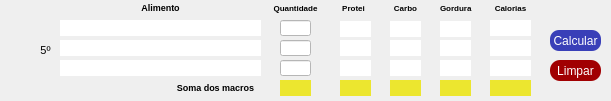
     <widget class="QWidget" name="widget_3" native="true">
      <property name="geometry">
       <rect>
        <x>-30</x>
        <y>660</y>
        <width>611</width>
        <height>101</height>
       </rect>
      </property>
      <widget class="QLabel" name="alimento_ref_15">
       <property name="geometry">
        <rect>
         <x>60</x>
         <y>20</y>
         <width>201</width>
         <height>16</height>
        </rect>
       </property>
       <property name="styleSheet">
        <string notr="true">background-color: rgb(255, 255, 255);</string>
       </property>
       <property name="text">
        <string/>
       </property>
       <property name="alignment">
        <set>Qt::AlignCenter</set>
       </property>
      </widget>
      <widget class="QLabel" name="kcal_ref_15">
       <property name="geometry">
        <rect>
         <x>490</x>
         <y>40</y>
         <width>41</width>
         <height>16</height>
        </rect>
       </property>
       <property name="font">
        <font>
         <pointsize>8</pointsize>
         <weight>50</weight>
         <bold>false</bold>
        </font>
       </property>
       <property name="styleSheet">
        <string notr="true">background-color: rgb(255, 255, 255);</string>
       </property>
       <property name="text">
        <string/>
       </property>
       <property name="alignment">
        <set>Qt::AlignCenter</set>
       </property>
      </widget>
      <widget class="QLabel" name="soma_quantidade_5">
       <property name="geometry">
        <rect>
         <x>280</x>
         <y>80</y>
         <width>31</width>
         <height>16</height>
        </rect>
       </property>
       <property name="styleSheet">
        <string notr="true">background-color: rgb(236, 230, 47);
</string>
       </property>
       <property name="text">
        <string/>
       </property>
       <property name="alignment">
        <set>Qt::AlignCenter</set>
       </property>
      </widget>
      <widget class="QLabel" name="gord_ref_15">
       <property name="geometry">
        <rect>
         <x>440</x>
         <y>60</y>
         <width>31</width>
         <height>16</height>
        </rect>
       </property>
       <property name="styleSheet">
        <string notr="true">background-color: rgb(255, 255, 255);</string>
       </property>
       <property name="text">
        <string/>
       </property>
       <property name="alignment">
        <set>Qt::AlignCenter</set>
       </property>
      </widget>
      <widget class="QLabel" name="soma_prot_5">
       <property name="geometry">
        <rect>
         <x>340</x>
         <y>80</y>
         <width>31</width>
         <height>16</height>
        </rect>
       </property>
       <property name="styleSheet">
        <string notr="true">background-color: rgb(236, 230, 47);
</string>
       </property>
       <property name="text">
        <string/>
       </property>
       <property name="alignment">
        <set>Qt::AlignCenter</set>
       </property>
      </widget>
      <widget class="QLabel" name="label_8">
       <property name="geometry">
        <rect>
         <x>30</x>
         <y>30</y>
         <width>31</width>
         <height>41</height>
        </rect>
       </property>
       <property name="font">
        <font>
         <pointsize>8</pointsize>
         <weight>50</weight>
         <bold>false</bold>
        </font>
       </property>
       <property name="text">
        <string>&lt;html&gt;&lt;head/&gt;&lt;body&gt;&lt;p&gt;5º&lt;/p&gt;&lt;/body&gt;&lt;/html&gt;</string>
       </property>
       <property name="alignment">
        <set>Qt::AlignCenter</set>
       </property>
      </widget>
      <widget class="QLineEdit" name="quanti_ref_14">
       <property name="geometry">
        <rect>
         <x>280</x>
         <y>20</y>
         <width>31</width>
         <height>16</height>
        </rect>
       </property>
       <property name="styleSheet">
        <string notr="true">background-color: rgb(255, 255, 255);</string>
       </property>
       <property name="text">
        <string/>
       </property>
       <property name="alignment">
        <set>Qt::AlignCenter</set>
       </property>
      </widget>
      <widget class="QLabel" name="gord_ref_14">
       <property name="geometry">
        <rect>
         <x>440</x>
         <y>40</y>
         <width>31</width>
         <height>16</height>
        </rect>
       </property>
       <property name="styleSheet">
        <string notr="true">background-color: rgb(255, 255, 255);</string>
       </property>
       <property name="text">
        <string/>
       </property>
       <property name="alignment">
        <set>Qt::AlignCenter</set>
       </property>
      </widget>
      <widget class="QLabel" name="label_76">
       <property name="geometry">
        <rect>
         <x>170</x>
         <y>80</y>
         <width>91</width>
         <height>16</height>
        </rect>
       </property>
       <property name="font">
        <font>
         <pointsize>6</pointsize>
        </font>
       </property>
       <property name="text">
        <string>&lt;html&gt;&lt;head/&gt;&lt;body&gt;&lt;p&gt;&lt;span style=&quot; font-size:7pt; font-weight:600;&quot;&gt;Soma dos macros&lt;/span&gt;&lt;/p&gt;&lt;/body&gt;&lt;/html&gt;</string>
       </property>
       <property name="alignment">
        <set>Qt::AlignCenter</set>
       </property>
      </widget>
      <widget class="QLabel" name="kcal_ref_13">
       <property name="geometry">
        <rect>
         <x>490</x>
         <y>60</y>
         <width>41</width>
         <height>16</height>
        </rect>
       </property>
       <property name="font">
        <font>
         <pointsize>8</pointsize>
         <weight>50</weight>
         <bold>false</bold>
        </font>
       </property>
       <property name="styleSheet">
        <string notr="true">background-color: rgb(255, 255, 255);</string>
       </property>
       <property name="text">
        <string/>
       </property>
       <property name="alignment">
        <set>Qt::AlignCenter</set>
       </property>
      </widget>
      <widget class="QLineEdit" name="quanti_ref_13">
       <property name="geometry">
        <rect>
         <x>280</x>
         <y>60</y>
         <width>31</width>
         <height>16</height>
        </rect>
       </property>
       <property name="styleSheet">
        <string notr="true">background-color: rgb(255, 255, 255);</string>
       </property>
       <property name="alignment">
        <set>Qt::AlignCenter</set>
       </property>
      </widget>
      <widget class="QLabel" name="alimento_ref_13">
       <property name="geometry">
        <rect>
         <x>60</x>
         <y>60</y>
         <width>201</width>
         <height>16</height>
        </rect>
       </property>
       <property name="styleSheet">
        <string notr="true">background-color: rgb(255, 255, 255);</string>
       </property>
       <property name="text">
        <string/>
       </property>
       <property name="alignment">
        <set>Qt::AlignCenter</set>
       </property>
      </widget>
      <widget class="QLabel" name="label_75">
       <property name="geometry">
        <rect>
         <x>330</x>
         <y>0</y>
         <width>47</width>
         <height>16</height>
        </rect>
       </property>
       <property name="text">
        <string>&lt;html&gt;&lt;head/&gt;&lt;body&gt;&lt;p&gt;&lt;span style=&quot; font-size:6pt; font-weight:600;&quot;&gt;Protei&lt;/span&gt;&lt;/p&gt;&lt;/body&gt;&lt;/html&gt;</string>
       </property>
       <property name="alignment">
        <set>Qt::AlignCenter</set>
       </property>
      </widget>
      <widget class="QLabel" name="label_78">
       <property name="geometry">
        <rect>
         <x>260</x>
         <y>0</y>
         <width>71</width>
         <height>16</height>
        </rect>
       </property>
       <property name="text">
        <string>&lt;html&gt;&lt;head/&gt;&lt;body&gt;&lt;p&gt;&lt;span style=&quot; font-size:6pt; font-weight:600;&quot;&gt;Quantidade&lt;/span&gt;&lt;/p&gt;&lt;/body&gt;&lt;/html&gt;</string>
       </property>
       <property name="alignment">
        <set>Qt::AlignCenter</set>
       </property>
      </widget>
      <widget class="QLabel" name="alimento_ref_14">
       <property name="geometry">
        <rect>
         <x>60</x>
         <y>40</y>
         <width>201</width>
         <height>16</height>
        </rect>
       </property>
       <property name="styleSheet">
        <string notr="true">background-color: rgb(255, 255, 255);</string>
       </property>
       <property name="text">
        <string/>
       </property>
       <property name="alignment">
        <set>Qt::AlignCenter</set>
       </property>
      </widget>
      <widget class="QLineEdit" name="quanti_ref_15">
       <property name="geometry">
        <rect>
         <x>280</x>
         <y>40</y>
         <width>31</width>
         <height>16</height>
        </rect>
       </property>
       <property name="styleSheet">
        <string notr="true">background-color: rgb(255, 255, 255);</string>
       </property>
       <property name="alignment">
        <set>Qt::AlignCenter</set>
       </property>
      </widget>
      <widget class="QLabel" name="kcal_ref_14">
       <property name="geometry">
        <rect>
         <x>490</x>
         <y>20</y>
         <width>41</width>
         <height>16</height>
        </rect>
       </property>
       <property name="font">
        <font>
         <pointsize>8</pointsize>
         <weight>50</weight>
         <bold>false</bold>
        </font>
       </property>
       <property name="styleSheet">
        <string notr="true">background-color: rgb(255, 255, 255);</string>
       </property>
       <property name="text">
        <string/>
       </property>
       <property name="alignment">
        <set>Qt::AlignCenter</set>
       </property>
      </widget>
      <widget class="QLabel" name="carb_ref_13">
       <property name="geometry">
        <rect>
         <x>390</x>
         <y>40</y>
         <width>31</width>
         <height>16</height>
        </rect>
       </property>
       <property name="styleSheet">
        <string notr="true">background-color: rgb(255, 255, 255);</string>
       </property>
       <property name="text">
        <string/>
       </property>
       <property name="alignment">
        <set>Qt::AlignCenter</set>
       </property>
      </widget>
      <widget class="QLabel" name="prot_ref_14">
       <property name="geometry">
        <rect>
         <x>340</x>
         <y>40</y>
         <width>31</width>
         <height>16</height>
        </rect>
       </property>
       <property name="styleSheet">
        <string notr="true">background-color: rgb(255, 255, 255);</string>
       </property>
       <property name="text">
        <string/>
       </property>
       <property name="alignment">
        <set>Qt::AlignCenter</set>
       </property>
      </widget>
      <widget class="QLabel" name="gord_ref_13">
       <property name="geometry">
        <rect>
         <x>440</x>
         <y>21</y>
         <width>31</width>
         <height>16</height>
        </rect>
       </property>
       <property name="styleSheet">
        <string notr="true">background-color: rgb(255, 255, 255);</string>
       </property>
       <property name="text">
        <string/>
       </property>
       <property name="alignment">
        <set>Qt::AlignCenter</set>
       </property>
      </widget>
      <widget class="QLabel" name="total_calorico_4">
       <property name="geometry">
        <rect>
         <x>490</x>
         <y>80</y>
         <width>41</width>
         <height>16</height>
        </rect>
       </property>
       <property name="font">
        <font>
         <pointsize>8</pointsize>
         <weight>50</weight>
         <bold>false</bold>
        </font>
       </property>
       <property name="styleSheet">
        <string notr="true">background-color: rgb(236, 230, 47);
</string>
       </property>
       <property name="text">
        <string/>
       </property>
       <property name="alignment">
        <set>Qt::AlignCenter</set>
       </property>
      </widget>
      <widget class="QLabel" name="soma_gord_5">
       <property name="geometry">
        <rect>
         <x>440</x>
         <y>80</y>
         <width>31</width>
         <height>16</height>
        </rect>
       </property>
       <property name="styleSheet">
        <string notr="true">background-color: rgb(236, 230, 47);
</string>
       </property>
       <property name="text">
        <string/>
       </property>
       <property name="alignment">
        <set>Qt::AlignCenter</set>
       </property>
      </widget>
      <widget class="QLabel" name="label_24">
       <property name="geometry">
        <rect>
         <x>60</x>
         <y>0</y>
         <width>201</width>
         <height>16</height>
        </rect>
       </property>
       <property name="font">
        <font>
         <pointsize>6</pointsize>
        </font>
       </property>
       <property name="text">
        <string>&lt;html&gt;&lt;head/&gt;&lt;body&gt;&lt;p&gt;&lt;span style=&quot; font-size:7pt; font-weight:600;&quot;&gt;Alimento&lt;/span&gt;&lt;/p&gt;&lt;/body&gt;&lt;/html&gt;</string>
       </property>
       <property name="alignment">
        <set>Qt::AlignCenter</set>
       </property>
      </widget>
      <widget class="QLabel" name="carb_ref_14">
       <property name="geometry">
        <rect>
         <x>390</x>
         <y>21</y>
         <width>31</width>
         <height>16</height>
        </rect>
       </property>
       <property name="styleSheet">
        <string notr="true">background-color: rgb(255, 255, 255);</string>
       </property>
       <property name="text">
        <string/>
       </property>
       <property name="alignment">
        <set>Qt::AlignCenter</set>
       </property>
      </widget>
      <widget class="QLabel" name="carb_ref_15">
       <property name="geometry">
        <rect>
         <x>390</x>
         <y>60</y>
         <width>31</width>
         <height>16</height>
        </rect>
       </property>
       <property name="styleSheet">
        <string notr="true">background-color: rgb(255, 255, 255);</string>
       </property>
       <property name="text">
        <string/>
       </property>
       <property name="alignment">
        <set>Qt::AlignCenter</set>
       </property>
      </widget>
      <widget class="QLabel" name="label_74">
       <property name="geometry">
        <rect>
         <x>440</x>
         <y>0</y>
         <width>47</width>
         <height>16</height>
        </rect>
       </property>
       <property name="text">
        <string>&lt;html&gt;&lt;head/&gt;&lt;body&gt;&lt;p&gt;&lt;span style=&quot; font-size:6pt; font-weight:600;&quot;&gt;Gordura&lt;/span&gt;&lt;/p&gt;&lt;/body&gt;&lt;/html&gt;</string>
       </property>
      </widget>
      <widget class="QPushButton" name="btn_calcular_ref_5">
       <property name="geometry">
        <rect>
         <x>550</x>
         <y>30</y>
         <width>51</width>
         <height>21</height>
        </rect>
       </property>
       <property name="styleSheet">
        <string notr="true">border-radius:9px;
font: 8pt &quot;MV Boli&quot;;
color: rgb(255, 255, 255);
background-color: rgb(57, 63, 184);</string>
       </property>
       <property name="text">
        <string>Calcular</string>
       </property>
      </widget>
      <widget class="QLabel" name="prot_ref_13">
       <property name="geometry">
        <rect>
         <x>340</x>
         <y>60</y>
         <width>31</width>
         <height>16</height>
        </rect>
       </property>
       <property name="styleSheet">
        <string notr="true">background-color: rgb(255, 255, 255);</string>
       </property>
       <property name="text">
        <string/>
       </property>
       <property name="alignment">
        <set>Qt::AlignCenter</set>
       </property>
      </widget>
      <widget class="QLabel" name="soma_carb_5">
       <property name="geometry">
        <rect>
         <x>390</x>
         <y>80</y>
         <width>31</width>
         <height>16</height>
        </rect>
       </property>
       <property name="styleSheet">
        <string notr="true">background-color: rgb(236, 230, 47);
</string>
       </property>
       <property name="text">
        <string/>
       </property>
       <property name="alignment">
        <set>Qt::AlignCenter</set>
       </property>
      </widget>
      <widget class="QLabel" name="prot_ref_15">
       <property name="geometry">
        <rect>
         <x>340</x>
         <y>21</y>
         <width>31</width>
         <height>16</height>
        </rect>
       </property>
       <property name="styleSheet">
        <string notr="true">background-color: rgb(255, 255, 255);</string>
       </property>
       <property name="text">
        <string/>
       </property>
       <property name="alignment">
        <set>Qt::AlignCenter</set>
       </property>
      </widget>
      <widget class="QLabel" name="label_77">
       <property name="geometry">
        <rect>
         <x>380</x>
         <y>0</y>
         <width>51</width>
         <height>16</height>
        </rect>
       </property>
       <property name="text">
        <string>&lt;html&gt;&lt;head/&gt;&lt;body&gt;&lt;p&gt;&lt;span style=&quot; font-size:6pt; font-weight:600;&quot;&gt;Carbo&lt;/span&gt;&lt;/p&gt;&lt;/body&gt;&lt;/html&gt;</string>
       </property>
       <property name="alignment">
        <set>Qt::AlignCenter</set>
       </property>
      </widget>
      <widget class="QLabel" name="label_88">
       <property name="geometry">
        <rect>
         <x>490</x>
         <y>0</y>
         <width>41</width>
         <height>16</height>
        </rect>
       </property>
       <property name="text">
        <string>&lt;html&gt;&lt;head/&gt;&lt;body&gt;&lt;p&gt;&lt;span style=&quot; font-size:6pt; font-weight:600;&quot;&gt;Calorias&lt;/span&gt;&lt;/p&gt;&lt;/body&gt;&lt;/html&gt;</string>
       </property>
       <property name="alignment">
        <set>Qt::AlignCenter</set>
       </property>
      </widget>
      <widget class="QPushButton" name="btn_limpar_5">
       <property name="geometry">
        <rect>
         <x>550</x>
         <y>60</y>
         <width>51</width>
         <height>21</height>
        </rect>
       </property>
       <property name="styleSheet">
        <string notr="true">border-radius:10px;
font: 8pt &quot;MV Boli&quot;;
color: rgb(255, 255, 255);
background-color: rgb(161, 0, 2);
</string>
       </property>
       <property name="text">
        <string>Limpar</string>
       </property>
      </widget>
     </widget>
